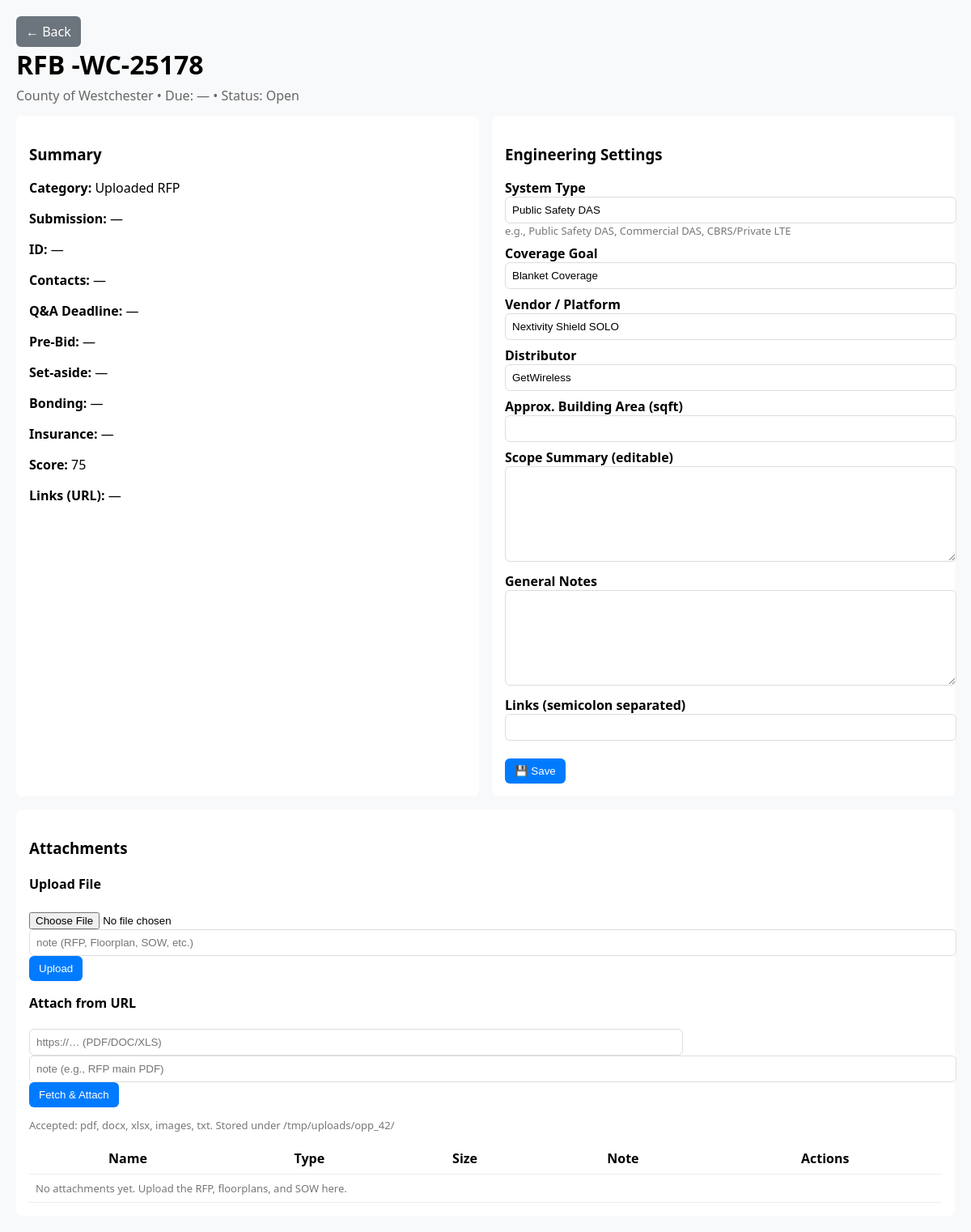
The page /opportunity/42 on the database its author committed.
### tables this page shows
CREATE TABLE opportunities (
            id INTEGER PRIMARY KEY AUTOINCREMENT,
            title TEXT,
            agency TEXT,
            source TEXT,
            solicitation_id TEXT,
            issue_date TEXT,
            due_date TEXT,
            category TEXT,
            url TEXT,
            budget REAL,
            budget_published REAL,
            my_costs REAL,
            capital_outlay REAL,
            summary TEXT,
            scope_of_work TEXT,
            requirements TEXT,
            poc TEXT,
            location TEXT,
            terms TEXT,
            critical_reqs TEXT,
            raw_text TEXT,
            ai_score INTEGER,
            human_score INTEGER,
            reasons TEXT,
            status TEXT,
            equipment_cost REAL,
            labor_cost REAL,
            admin_cost REAL,
            total_cost REAL,
            suggested_bid REAL,
            profit_margin REAL
        , contacts TEXT, submission_method TEXT, qna_deadline TEXT, prebid TEXT, prebid_required TEXT, set_aside TEXT, bonding TEXT, insurance TEXT, scope_summary TEXT, tech_requirements TEXT, external_id TEXT, system_type TEXT, coverage_goal TEXT, vendor TEXT, distributor TEXT, area_sqft REAL, rf_notes TEXT);

CREATE TABLE scores (
            id INTEGER PRIMARY KEY AUTOINCREMENT,
            opp_id INTEGER,
            ai_score INTEGER,
            human_score INTEGER,
            reasons TEXT
        , score INTEGER);

### app.py (the view)
@app.route("/opportunity/<int:opp_id>")
def opportunity_detail(opp_id):
    opp = _get_opportunity(opp_id)
    if not opp:
        abort(404)
    atts = _list_attachments(opp_id)
    if not opp.get("system_type") and ("public safety" in (opp.get("category","").lower())):
        opp["system_type"] = "Public Safety DAS"
    return render_template("opportunity.html", o=opp, attachments=atts)

### app.py (called while the page is built)
def get_db():
    conn = sqlite3.connect(DB_FILE)
    conn.row_factory = sqlite3.Row
    return conn

@app.before_request
def set_mode():
    if "training_mode" not in session:
        session["training_mode"] = True

def _get_opportunity(opp_id):
    conn = get_db()
    cur = conn.cursor()
    cur.execute("SELECT o.*, s.score FROM opportunities o LEFT JOIN scores s ON o.id = s.opp_id WHERE o.id=?", (opp_id,))
    row = cur.fetchone()
    conn.close()
    return dict(row) if row else None

def _list_attachments(opp_id):
    conn = get_db()
    cur = conn.cursor()
    cur.execute("SELECT * FROM attachments WHERE opp_id=? ORDER BY created_at DESC", (opp_id,))
    rows = [dict(r) for r in cur.fetchall()]
    conn.close()
    return rows

### templates/opportunity.html (shortened to what this page needs)
<!doctype html>
<html>
<head>
</head>
<body>
  <a href="{{ url_for('index') }}" class="btn btn-secondary">← Back</a>
  <h1>{{ o.title or 'Opportunity' }}</h1>
  <div class="sub">{{ o.agency }} • Due: {{ o.due_date or '—' }} • Status: {{ o.status }}</div>
  <div class="grid">
    <div class="card">
      <h3>Summary</h3>
      <p><strong>Category:</strong> {{ o.category or '—' }}</p>
      <p><strong>Submission:</strong> {{ o.submission_method or '—' }}</p>
      <p><strong>ID:</strong> {{ o.external_id or '—' }}</p>
      <p><strong>Contacts:</strong> {{ o.contacts or '—' }}</p>
      <p><strong>Q&A Deadline:</strong> {{ o.qna_deadline or '—' }}</p>
      <p><strong>Pre-Bid:</strong> {{ o.prebid or '—' }} {% if o.prebid_required %} ({{ o.prebid_required }}){% endif %}</p>
      <p><strong>Set-aside:</strong> {{ o.set_aside or '—' }}</p>
      <p><strong>Bonding:</strong> {{ o.bonding or '—' }}</p>
      <p><strong>Insurance:</strong> {{ o.insurance or '—' }}</p>
      <p><strong>Score:</strong> {{ o.score if o.score is not none else '—' }}</p>
      <p><strong>Links (URL):</strong>
        {% if o.url %}<a href="{{ o.url.split(';')[0] }}" target="_blank">{{ o.url.split(';')[0] }}</a>{% else %}—{% endif %}
      </p>
    </div>
    <div class="card">
      <h3>Engineering Settings</h3>
      <form method="POST" action="{{ url_for('opportunity_update', opp_id=o.id) }}">
        <label>System Type</label>
        <input type="text" name="system_type" value="{{ o.system_type or 'Public Safety DAS' }}">
        <div class="muted">e.g., Public Safety DAS, Commercial DAS, CBRS/Private LTE</div>
        <label>Coverage Goal</label>
        <input type="text" name="coverage_goal" value="{{ o.coverage_goal or 'Blanket Coverage' }}">
        <label>Vendor / Platform</label>
        <input type="text" name="vendor" value="{{ o.vendor or 'Nextivity Shield SOLO' }}">
        <label>Distributor</label>
        <input type="text" name="distributor" value="{{ o.distributor or 'GetWireless' }}">
        <label>Approx. Building Area (sqft)</label>
        <input type="text" name="area_sqft" value="{{ o.area_sqft or '' }}">
        <label>Scope Summary (editable)</label>
        <textarea name="scope_summary">{{ o.scope_summary or '' }}</textarea>
        <label>General Notes</label>
        <textarea name="rf_notes">{{ o.rf_notes or '' }}</textarea>
        <label>Links (semicolon separated)</label>
        <input type="text" name="url" value="{{ o.url or '' }}">
        <br><br><button class="btn" type="submit">💾 Save</button>
      </form>
    </div>
    <div class="card" style="grid-column: 1 / -1;">
      <h3>Attachments</h3>
      <h4>Upload File</h4>
      <form method="POST" action="{{ url_for('opportunity_attach', opp_id=o.id) }}" enctype="multipart/form-data">
        <input type="file" name="file" required>
        <input type="text" name="note" placeholder="note (RFP, Floorplan, SOW, etc.)">
        <button class="btn" type="submit">Upload</button>
      </form>
      <h4 style="margin-top:16px;">Attach from URL</h4>
      <form method="POST" action="{{ url_for('opportunity_attach_url', opp_id=o.id) }}">
        <input type="text" name="url" placeholder="https://… (PDF/DOC/XLS)" style="width:70%" required>
        <input type="text" name="note" placeholder="note (e.g., RFP main PDF)">
        <button class="btn" type="submit">Fetch & Attach</button>
      </form>
      <p class="muted">Accepted: pdf, docx, xlsx, images, txt. Stored under /tmp/uploads/opp_{{ o.id }}/</p>
      <table>
        <thead><tr><th>Name</th><th>Type</th><th>Size</th><th>Note</th><th>Actions</th></tr></thead>
        <tbody>
          {% for a in attachments %}
            <tr>
              <td>{{ a.original_name }}</td>
              <td>{{ a.mime }}</td>
              <td>{{ (a.size//1024) }} KB</td>
              <td>{{ a.note or '' }}</td>
              <td>
                <a href="{{ url_for('attachment_download', att_id=a.id) }}">⬇️ Download</a>
                <a href="{{ url_for('attachment_delete', att_id=a.id) }}" onclick="return confirm('Delete attachment?')">🗑 Delete</a>
                {% if a.source_url %}<br><span class="muted">src: <a href="{{ a.source_url }}" target="_blank">link</a></span>{% endif %}
              </td>
            </tr>
          {% else %}
            <tr><td colspan="5" class="muted">No attachments yet. Upload the RFP, floorplans, and SOW here.</td></tr>
          {% endfor %}
        </tbody>
      </table>
    </div>
  </div>
</body>
</html>

### templates/opportunity.html (style rules this page uses)
body { font-family: system-ui, Arial; margin: 20px; background:#f8f9fa; }
h1 { margin:0 0 6px 0; }
.sub { color:#666; margin-bottom:14px; }
.grid { display:grid; grid-template-columns: 1fr 1fr; gap:16px; }
.card { background:#fff; padding:16px; border-radius:8px; }
label { display:block; font-weight:600; margin-top:8px; }
input[type=text], textarea { width:100%; padding:8px; border:1px solid #ddd; border-radius:6px; }
textarea { height:100px; }
.btn { display:inline-block; padding:8px 12px; border-radius:6px; text-decoration:none; background:#007bff; color:#fff; border:0; cursor:pointer; }
.btn-secondary { background:#6c757d; }
.muted { color:#777; font-size:13px; }
table { width:100%; border-collapse: collapse; }
th, td { border-bottom:1px solid #eee; padding:8px; vertical-align: top; }

### rows shown on the page
opportunities: title "RFB -WC-25178", agency "County of Westchester", due_date "—", status "Open", category "Uploaded RFP", submission_method "—", contacts "—", qna_deadline "—", prebid "—", set_aside "—", bonding "—", insurance "—", id "42"
scores: score "75"

### other values the page prints
{{ o.external_id or '—' }} "—"
